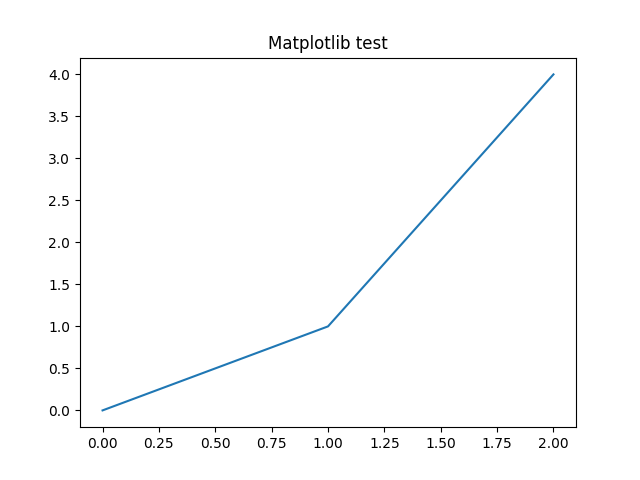

This chart was generated by the following Python code:
import matplotlib
import matplotlib.pyplot as plt

print("Matplotlib version:", matplotlib.__version__)

plt.plot([0, 1, 2], [0, 1, 4])
plt.title("Matplotlib test")
plt.savefig("matplotlib_test.png")  # saves instead of showing a window
print("Saved matplotlib_test.png")
